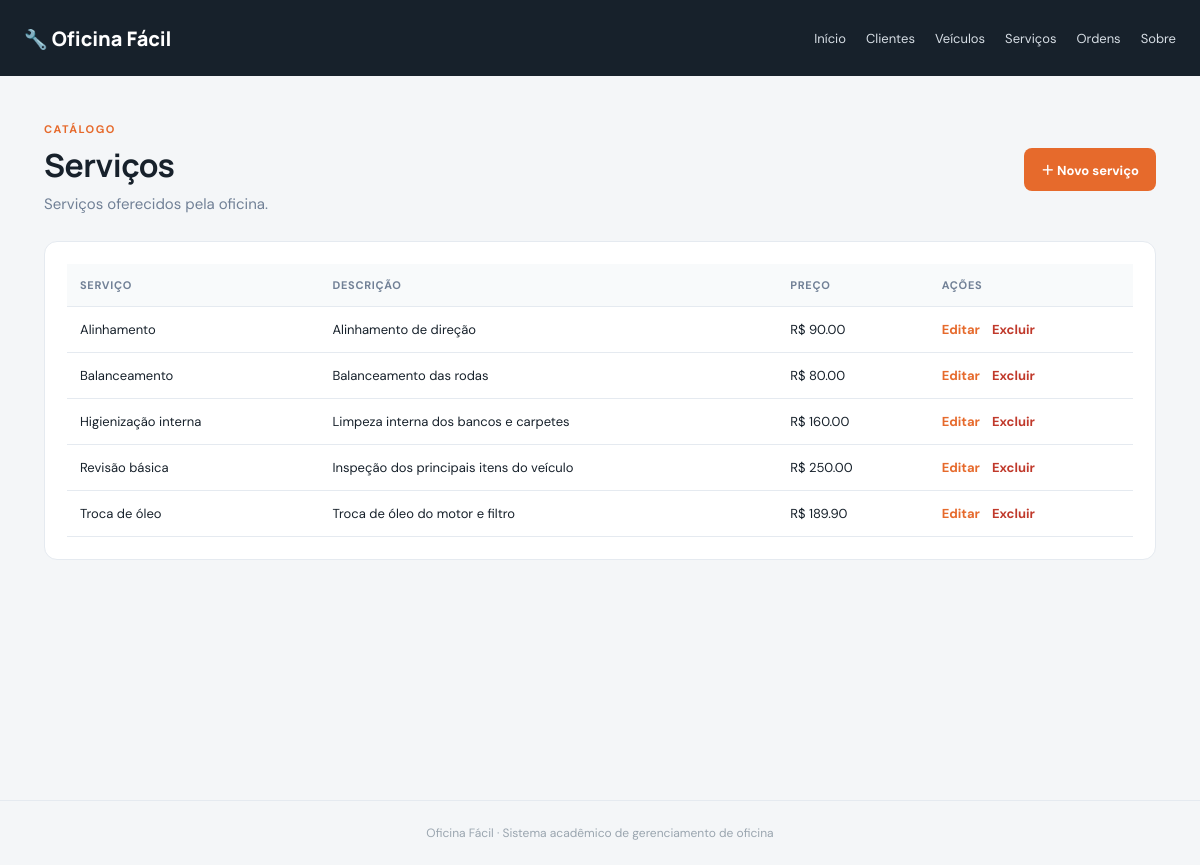
The app's page /servicos with its own data.
### tables this page shows
CREATE TABLE servicos (
    id_servico INTEGER PRIMARY KEY AUTOINCREMENT,
    nome       TEXT NOT NULL UNIQUE CHECK (length(trim(nome)) > 0),
    descricao  TEXT,
    preco      REAL NOT NULL CHECK (preco >= 0),
    created_at TEXT NOT NULL DEFAULT CURRENT_TIMESTAMP
);

### app.py (the view)
    @app.route("/servicos")
    def servicos():
        return render_template("servicos.html", servicos=sql.listar_servicos())

### db_sql.py (called while the page is built)
def get_db():
    if "db" not in g:
        g.db = sqlite3.connect(current_app.config["DATABASE"])
        g.db.row_factory = sqlite3.Row
        g.db.execute("PRAGMA foreign_keys = ON")
    return g.db

def listar_servicos():
    return get_db().execute("SELECT * FROM servicos ORDER BY nome").fetchall()

### templates/servicos.html (shortened to what this page needs)
{% extends "base.html" %}
{% block content %}
<div class="section-heading"><div><span class="eyebrow">CATÁLOGO</span><h1>Serviços</h1><p>Serviços oferecidos pela oficina.</p></div><a class="button" href="{{ url_for('novo_servico') }}">＋ Novo serviço</a></div>
<section class="panel">{% if servicos %}<div class="table-wrap"><table><thead><tr><th>Serviço</th><th>Descrição</th><th>Preço</th><th>Ações</th></tr></thead><tbody>
{% for s in servicos %}<tr><td>{{ s.nome }}</td><td>{{ s.descricao or '—' }}</td><td>R$ {{ "%.2f"|format(s.preco) }}</td><td class="actions"><a href="{{ url_for('editar_servico', id_servico=s.id_servico) }}">Editar</a><form method="post" action="{{ url_for('excluir_servico', id_servico=s.id_servico) }}" onsubmit="return confirm('Excluir este serviço?')"><button class="link danger" type="submit">Excluir</button></form></td></tr>{% endfor %}
</tbody></table></div>{% else %}<p class="empty">Nenhum serviço cadastrado.</p>{% endif %}</section>
{% endblock %}

### static/style.css (style rules this page uses)
:root { --bg:#f4f6f8;--surface:#fff;--ink:#17212b;--muted:#718096;--line:#e5eaf0;--accent:#e66a2c;--accent-dark:#c94f18;--nav:#17212b;--good:#237344;--bad:#a43d2c }
* { box-sizing:border-box }
body { margin:0;background:var(--bg);color:var(--ink);font-family:'DM Sans',sans-serif;font-size:15px }
h1,h2 { font-family:Manrope,sans-serif;letter-spacing:-.5px }
h1 { font-size:32px;margin:8px 0 }
p { color:var(--muted);line-height:1.65 }
.eyebrow { color:var(--accent);font-size:11px;font-weight:700;letter-spacing:1.5px }
.metric,.panel { background:var(--surface);border:1px solid var(--line);border-radius:13px;padding:22px }
.panel { margin-bottom:22px }
.section-heading { display:flex;align-items:center;justify-content:space-between;gap:20px;margin-bottom:20px }
.section-heading h1 { margin:5px 0 }
.section-heading p { margin:4px 0 }
.button { display:inline-block;background:var(--accent);color:#fff;border:0;border-radius:8px;padding:12px 17px;text-decoration:none;font:700 13px 'DM Sans',sans-serif;cursor:pointer;white-space:nowrap }
.table-wrap { overflow-x:auto }
table { width:100%;border-collapse:collapse;white-space:nowrap }
th { text-align:left;color:var(--muted);font-size:11px;text-transform:uppercase;letter-spacing:.7px;background:#f8fafb }
th,td { padding:14px 13px;border-bottom:1px solid var(--line) }
td { font-size:13px }
td a { color:var(--accent);font-weight:700;text-decoration:none }
.actions { display:flex;align-items:center;gap:12px }
.actions form { margin:0 }
.link { background:none;border:0;padding:0;color:var(--accent);font:700 13px 'DM Sans',sans-serif;cursor:pointer }
.danger { color:#c0392b }

### records on screen
servicos: nome "Alinhamento", descricao "Alinhamento de direção", preco "90.00"
servicos: nome "Balanceamento", descricao "Balanceamento das rodas", preco "80.00"
servicos: nome "Higienização interna", descricao "Limpeza interna dos bancos e carpetes", preco "160.00"
servicos: nome "Revisão básica", descricao "Inspeção dos principais itens do veículo", preco "250.00"
servicos: nome "Troca de óleo", descricao "Troca de óleo do motor e filtro", preco "189.90"
